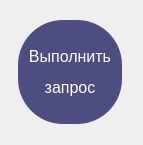
<?xml version="1.0" encoding="UTF-8"?>
<ui version="4.0">
 <class>CircularPB</class>
 <widget class="QMainWindow" name="CircularPB">
  <property name="geometry">
   <rect>
    <x>0</x>
    <y>0</y>
    <width>143</width>
    <height>145</height>
   </rect>
  </property>
  <property name="minimumSize">
   <size>
    <width>140</width>
    <height>140</height>
   </size>
  </property>
  <property name="maximumSize">
   <size>
    <width>143</width>
    <height>145</height>
   </size>
  </property>
  <property name="windowTitle">
   <string>MainWindow</string>
  </property>
  <widget class="QWidget" name="centralwidget">
   <layout class="QVBoxLayout" name="verticalLayout_5">
    <item>
     <widget class="QFrame" name="circularProgressBarBase">
      <property name="frameShape">
       <enum>QFrame::NoFrame</enum>
      </property>
      <property name="frameShadow">
       <enum>QFrame::Raised</enum>
      </property>
      <layout class="QVBoxLayout" name="verticalLayout_4">
       <property name="leftMargin">
        <number>0</number>
       </property>
       <property name="topMargin">
        <number>0</number>
       </property>
       <property name="rightMargin">
        <number>0</number>
       </property>
       <property name="bottomMargin">
        <number>0</number>
       </property>
       <item>
        <widget class="QFrame" name="circularBg">
         <property name="styleSheet">
          <string notr="true"/>
         </property>
         <property name="frameShape">
          <enum>QFrame::NoFrame</enum>
         </property>
         <property name="frameShadow">
          <enum>QFrame::Raised</enum>
         </property>
         <layout class="QVBoxLayout" name="verticalLayout_3" stretch="0">
          <property name="spacing">
           <number>0</number>
          </property>
          <property name="leftMargin">
           <number>0</number>
          </property>
          <property name="topMargin">
           <number>0</number>
          </property>
          <property name="rightMargin">
           <number>0</number>
          </property>
          <property name="bottomMargin">
           <number>0</number>
          </property>
          <item>
           <widget class="QFrame" name="circularProgress">
            <property name="maximumSize">
             <size>
              <width>122</width>
              <height>122</height>
             </size>
            </property>
            <property name="styleSheet">
             <string notr="true"/>
            </property>
            <property name="frameShape">
             <enum>QFrame::NoFrame</enum>
            </property>
            <property name="frameShadow">
             <enum>QFrame::Raised</enum>
            </property>
            <layout class="QVBoxLayout" name="verticalLayout_2">
             <item>
              <widget class="QFrame" name="container">
               <property name="styleSheet">
                <string notr="true">#container{
	border-radius: 45px;
	background-color: rgb(77, 77, 127);
}</string>
               </property>
               <property name="frameShape">
                <enum>QFrame::NoFrame</enum>
               </property>
               <property name="frameShadow">
                <enum>QFrame::Raised</enum>
               </property>
               <layout class="QVBoxLayout" name="verticalLayout">
                <item>
                 <layout class="QGridLayout" name="gridLayout">
                  <item row="0" column="0">
                   <widget class="QLabel" name="labelTitle">
                    <property name="font">
                     <font>
                      <family>Segoe UI</family>
                      <pointsize>12</pointsize>
                     </font>
                    </property>
                    <property name="styleSheet">
                     <string notr="true">#labelTitle{background-color: none;
color: #FFFFFF}</string>
                    </property>
                    <property name="text">
                     <string>&lt;html&gt;&lt;head/&gt;&lt;body&gt;&lt;p&gt;&lt;span style=&quot; font-weight:400; color:#fff;&quot;&gt;Выполнить&lt;/span&gt;&lt;/p&gt;&lt;p&gt;&lt;span style=&quot; font-weight:400; color:#fff;&quot;&gt; запрос&lt;/span&gt;&lt;/p&gt;&lt;/body&gt;&lt;/html&gt;</string>
                    </property>
                    <property name="alignment">
                     <set>Qt::AlignCenter</set>
                    </property>
                   </widget>
                  </item>
                 </layout>
                </item>
               </layout>
              </widget>
             </item>
            </layout>
           </widget>
          </item>
         </layout>
        </widget>
       </item>
      </layout>
     </widget>
    </item>
   </layout>
  </widget>
 </widget>
 <resources/>
 <connections/>
</ui>
